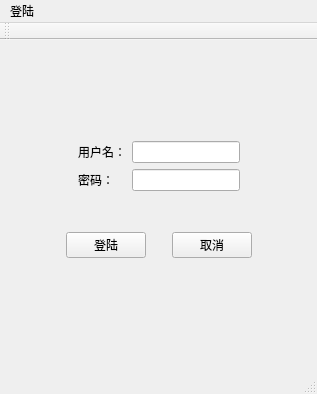
<?xml version="1.0" encoding="UTF-8"?>
<ui version="4.0">
 <class>MainWindow</class>
 <widget class="QMainWindow" name="MainWindow">
  <property name="geometry">
   <rect>
    <x>0</x>
    <y>0</y>
    <width>317</width>
    <height>394</height>
   </rect>
  </property>
  <property name="windowTitle">
   <string>MainWindow</string>
  </property>
  <widget class="QWidget" name="centralWidget">
   <layout class="QGridLayout" name="gridLayout_2">
    <item row="2" column="0">
     <widget class="QWidget" name="widget_3" native="true">
      <layout class="QHBoxLayout" name="horizontalLayout_2">
       <item>
        <spacer name="horizontalSpacer_8">
         <property name="orientation">
          <enum>Qt::Horizontal</enum>
         </property>
         <property name="sizeHint" stdset="0">
          <size>
           <width>39</width>
           <height>20</height>
          </size>
         </property>
        </spacer>
       </item>
       <item>
        <widget class="QPushButton" name="pushButton">
         <property name="text">
          <string>登陆</string>
         </property>
        </widget>
       </item>
       <item>
        <spacer name="horizontalSpacer_7">
         <property name="orientation">
          <enum>Qt::Horizontal</enum>
         </property>
         <property name="sizeType">
          <enum>QSizePolicy::Fixed</enum>
         </property>
         <property name="sizeHint" stdset="0">
          <size>
           <width>20</width>
           <height>20</height>
          </size>
         </property>
        </spacer>
       </item>
       <item>
        <widget class="QPushButton" name="pushButton_2">
         <property name="text">
          <string>取消</string>
         </property>
        </widget>
       </item>
       <item>
        <spacer name="horizontalSpacer_9">
         <property name="orientation">
          <enum>Qt::Horizontal</enum>
         </property>
         <property name="sizeHint" stdset="0">
          <size>
           <width>39</width>
           <height>20</height>
          </size>
         </property>
        </spacer>
       </item>
      </layout>
     </widget>
    </item>
    <item row="1" column="0">
     <widget class="QWidget" name="widget_2" native="true">
      <layout class="QGridLayout" name="gridLayout">
       <item row="0" column="0">
        <spacer name="horizontalSpacer_3">
         <property name="orientation">
          <enum>Qt::Horizontal</enum>
         </property>
         <property name="sizeHint" stdset="0">
          <size>
           <width>39</width>
           <height>20</height>
          </size>
         </property>
        </spacer>
       </item>
       <item row="0" column="3">
        <spacer name="horizontalSpacer_4">
         <property name="orientation">
          <enum>Qt::Horizontal</enum>
         </property>
         <property name="sizeHint" stdset="0">
          <size>
           <width>39</width>
           <height>20</height>
          </size>
         </property>
        </spacer>
       </item>
       <item row="2" column="1">
        <widget class="QLabel" name="label_3">
         <property name="text">
          <string>密码：</string>
         </property>
        </widget>
       </item>
       <item row="2" column="0">
        <spacer name="horizontalSpacer_5">
         <property name="orientation">
          <enum>Qt::Horizontal</enum>
         </property>
         <property name="sizeHint" stdset="0">
          <size>
           <width>39</width>
           <height>20</height>
          </size>
         </property>
        </spacer>
       </item>
       <item row="2" column="3">
        <spacer name="horizontalSpacer_6">
         <property name="orientation">
          <enum>Qt::Horizontal</enum>
         </property>
         <property name="sizeHint" stdset="0">
          <size>
           <width>39</width>
           <height>20</height>
          </size>
         </property>
        </spacer>
       </item>
       <item row="0" column="2">
        <widget class="QLineEdit" name="lineEdit"/>
       </item>
       <item row="2" column="2">
        <widget class="QLineEdit" name="lineEdit_2"/>
       </item>
       <item row="0" column="1">
        <widget class="QLabel" name="label_2">
         <property name="text">
          <string>用户名：</string>
         </property>
        </widget>
       </item>
      </layout>
     </widget>
    </item>
    <item row="0" column="0">
     <widget class="QWidget" name="widget" native="true">
      <layout class="QHBoxLayout" name="horizontalLayout">
       <property name="spacing">
        <number>0</number>
       </property>
       <property name="leftMargin">
        <number>20</number>
       </property>
       <property name="topMargin">
        <number>0</number>
       </property>
       <property name="rightMargin">
        <number>20</number>
       </property>
       <property name="bottomMargin">
        <number>0</number>
       </property>
       <item>
        <spacer name="horizontalSpacer">
         <property name="orientation">
          <enum>Qt::Horizontal</enum>
         </property>
         <property name="sizeHint" stdset="0">
          <size>
           <width>52</width>
           <height>17</height>
          </size>
         </property>
        </spacer>
       </item>
       <item>
        <widget class="QLabel" name="label">
         <property name="maximumSize">
          <size>
           <width>150</width>
           <height>150</height>
          </size>
         </property>
         <property name="text">
          <string/>
         </property>
         <property name="pixmap">
          <pixmap resource="imag.qrc">:/1.png</pixmap>
         </property>
         <property name="scaledContents">
          <bool>true</bool>
         </property>
        </widget>
       </item>
       <item>
        <spacer name="horizontalSpacer_2">
         <property name="orientation">
          <enum>Qt::Horizontal</enum>
         </property>
         <property name="sizeHint" stdset="0">
          <size>
           <width>51</width>
           <height>17</height>
          </size>
         </property>
        </spacer>
       </item>
      </layout>
     </widget>
    </item>
    <item row="3" column="0">
     <widget class="mywidget" name="widget_4" native="true"/>
    </item>
   </layout>
  </widget>
  <widget class="QMenuBar" name="menuBar">
   <property name="geometry">
    <rect>
     <x>0</x>
     <y>0</y>
     <width>317</width>
     <height>23</height>
    </rect>
   </property>
   <widget class="QMenu" name="menu">
    <property name="title">
     <string>登陆</string>
    </property>
   </widget>
   <addaction name="menu"/>
  </widget>
  <widget class="QToolBar" name="mainToolBar">
   <attribute name="toolBarArea">
    <enum>TopToolBarArea</enum>
   </attribute>
   <attribute name="toolBarBreak">
    <bool>false</bool>
   </attribute>
  </widget>
  <widget class="QStatusBar" name="statusBar"/>
 </widget>
 <layoutdefault spacing="6" margin="11"/>
 <customwidgets>
  <customwidget>
   <class>mywidget</class>
   <extends>QWidget</extends>
   <header location="global">mywidget.h</header>
   <container>1</container>
  </customwidget>
 </customwidgets>
 <resources>
  <include location="imag.qrc"/>
 </resources>
 <connections/>
</ui>
